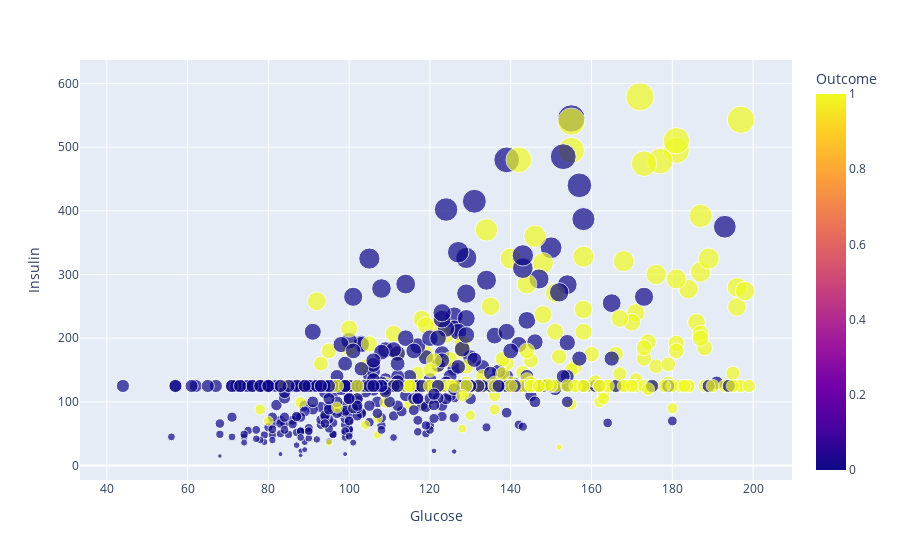

Notebook code cell kept with this figure:
### Code cell
fig = px.scatter(df2, x="Glucose", y="Insulin", color="Outcome",
                 size='Insulin')
fig.show()

### Figure 1 — Plotly figure (JSON) as saved in the notebook; plotly's stock layout.template omitted (floating-point values rounded to 4 significant figures; data arrays with more than 128 entries replaced by an {"elided": "..."} marker saying what was removed)
{"data": [{"hovertemplate": "Glucose=%{x}<br>Insulin=%{marker.size}<br>Outcome=%{marker.color}<extra></extra>", "legendgroup": "", "marker": {"color": {"elided": "751 int values"}, "coloraxis": "coloraxis", "size": {"elided": "751 int values"}, "sizemode": "area", "sizeref": 1.448, "symbol": "circle"}, "mode": "markers", "name": "", "orientation": "v", "showlegend": false, "type": "scatter", "x": {"elided": "751 int values"}, "xaxis": "x", "y": {"elided": "751 int values"}, "yaxis": "y"}], "layout": {"coloraxis": {"colorbar": {"title": {"text": "Outcome"}}, "colorscale": [[0, "#0d0887"], [0.1111, "#46039f"], [0.2222, "#7201a8"], [0.3333, "#9c179e"], [0.4444, "#bd3786"], [0.5556, "#d8576b"], [0.6667, "#ed7953"], [0.7778, "#fb9f3a"], [0.8889, "#fdca26"], [1, "#f0f921"]]}, "legend": {"itemsizing": "constant", "tracegroupgap": 0}, "margin": {"t": 60}, "xaxis": {"anchor": "y", "domain": [0, 1], "title": {"text": "Glucose"}}, "yaxis": {"anchor": "x", "domain": [0, 1], "title": {"text": "Insulin"}}}}
